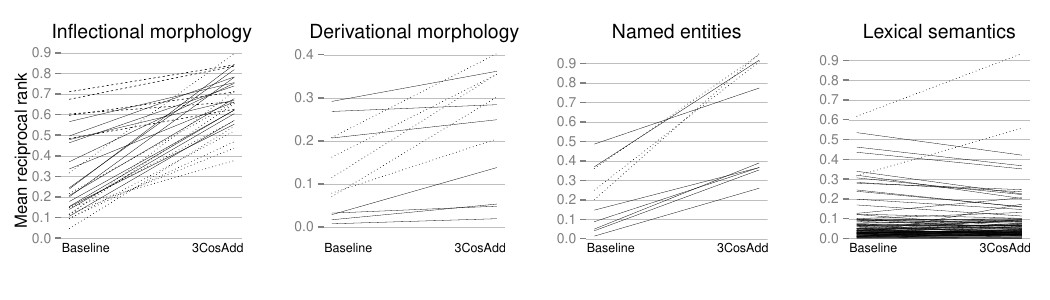

Write R code to recreate this figure.
library(ggplot2)

source('multiplot.r')

lex = c(1:20, 23:25, 27:35, 47:51, 57:66, 86:94, 101:115, 118:141)
infl = c(69:71, 73:85, 95:100, 116:117, 142:147)
deriv = c(37:46, 67, 68)
named = c(21, 22, 26, 36, 52:56, 72)

# within categories:

# inflectional
adj = c(1, 2, 9, 10, 17:22)
noun = c(5, 7, 8, 23, 24)
verb = c(3, 4, 6, 11:16, 25:30)

# derivational
lexchange = c(1, 2, 4, 6, 7, 8, 12)
nolexchange = c(3, 5, 9, 10, 11)

# lexical
gender = c(42, 46)
nongender = c(1:41, 43:45, 47:95)

# named entity
countrycap = c(1,2,5)
noncountrycap = c(3,4,6,7,8,9,10)


plotdata = data.frame(baserr.agg[,2], addrr.agg[,2], addrr.agg[,1])

colnames(plotdata) <- c("baseline", "cosadd", "category")

baseline.i = baserr.agg[infl, 2]
cosadd.i = addrr.agg[infl, 2]
baseline.d = baserr.agg[deriv, 2]
cosadd.d = addrr.agg[deriv, 2]
baseline.n = baserr.agg[named, 2]
cosadd.n = addrr.agg[named, 2]
baseline.l = baserr.agg[lex, 2]
cosadd.l = addrr.agg[lex, 2]

p.i = ggplot()
p.i <- p.i + geom_segment(aes(x=0, xend=1, y=baseline.i[verb], yend=cosadd.i[verb]), lineend="round", size=.1)
p.i <- p.i + geom_segment(aes(x=0, xend=1, y=baseline.i[adj], yend=cosadd.i[adj]), lineend="round", size=.3, linetype='dotted')
p.i <- p.i + geom_segment(aes(x=0, xend=1, y=baseline.i[noun], yend=cosadd.i[noun]), lineend="round", size=.2, linetype='dashed')
p.i <- p.i + ggtitle("Inflectional morphology")

p.d = ggplot()
p.d <- p.d + geom_segment(aes(x=0, xend=1, y=baseline.d[nolexchange], yend=cosadd.d[nolexchange]), lineend="round", size=.3, linetype='dotted')
p.d <- p.d + geom_segment(aes(x=0, xend=1, y=baseline.d[lexchange], yend=cosadd.d[lexchange]), lineend="round", size=.1)
p.d <- p.d + ggtitle("Derivational morphology")

p.n = ggplot()
p.n <- p.n + geom_segment(aes(x=0, xend=1, y=baseline.n[countrycap], yend=cosadd.n[countrycap]), lineend="round", size=.3, linetype='dotted')
p.n <- p.n + geom_segment(aes(x=0, xend=1, y=baseline.n[noncountrycap], yend=cosadd.n[noncountrycap]), lineend="round", size=.1)
p.n <- p.n + ggtitle("Named entities")

p.l = ggplot()
p.l <- p.l + geom_segment(aes(x=0, xend=1, y=baseline.l[gender], yend=cosadd.l[gender]), lineend="round", size=.3, linetype='dotted')
p.l <- p.l + geom_segment(aes(x=0, xend=1, y=baseline.l[nongender], yend=cosadd.l[nongender]), lineend="round", size=.1)
p.l <- p.l + ggtitle("Lexical semantics")


offset=.1

p.i <- p.i + xlab("") + ylab("Mean reciprocal rank")
p.i <- p.i + annotate("text", x=offset, y=-.05, label="Baseline", size=3)
p.i <- p.i + annotate("text", x=1-offset, y=-.05, label="3CosAdd", size=3)
p.i <- p.i + theme(panel.background=element_blank())
p.i <- p.i + theme(panel.grid.minor.y=element_blank(), panel.grid.major.y=element_line(colour="grey", size=.1))
p.i <- p.i + theme(panel.grid.minor.x=element_blank(), panel.grid.major.x=element_blank())
p.i <- p.i + scale_y_continuous(breaks=c(0,.1,.2,.3,.4,.5,.6,.7,.8,.9,1))
p.i <- p.i + theme(axis.ticks.x=element_blank())
p.i <- p.i + theme(axis.text.x=element_blank())

#p.d <- p.d + xlab("") + ylab("Reciprocal rank")
p.d <- p.d + xlab("") + ylab("")
p.d <- p.d + annotate("text", x=offset, y=-.05, label="Baseline", size=3)
p.d <- p.d + annotate("text", x=1-offset, y=-.05, label="3CosAdd", size=3)
p.d <- p.d + theme(panel.background=element_blank())
p.d <- p.d + theme(panel.grid.minor.y=element_blank(), panel.grid.major.y=element_line(colour="grey", size=.1))
p.d <- p.d + theme(panel.grid.minor.x=element_blank(), panel.grid.major.x=element_blank())
p.d <- p.d + scale_y_continuous(breaks=c(0,.1,.2,.3,.4,.5,.6,.7,.8,.9,1))
p.d <- p.d + theme(axis.ticks.x=element_blank())
p.d <- p.d + theme(axis.text.x=element_blank())

#p.l <- p.l + xlab("") + ylab("Reciprocal rank")
p.l <- p.l + xlab("") + ylab("")
p.l <- p.l + annotate("text", x=offset, y=-.05, label="Baseline", size=3)
p.l <- p.l + annotate("text", x=1-offset, y=-.05, label="3CosAdd", size=3)
p.l <- p.l + theme(panel.background=element_blank())
p.l <- p.l + theme(panel.grid.minor.y=element_blank(), panel.grid.major.y=element_line(colour="grey", size=.1))
p.l <- p.l + theme(panel.grid.minor.x=element_blank(), panel.grid.major.x=element_blank())
p.l <- p.l + scale_y_continuous(breaks=c(0,.1,.2,.3,.4,.5,.6,.7,.8,.9,1))
p.l <- p.l + theme(axis.ticks.x=element_blank())
p.l <- p.l + theme(axis.text.x=element_blank())

#p.n <- p.n + xlab("") + ylab("Reciprocal rank")
p.n <- p.n + xlab("") + ylab("")
p.n <- p.n + annotate("text", x=offset, y=-.05, label="Baseline", size=3)
p.n <- p.n + annotate("text", x=1-offset, y=-.05, label="3CosAdd", size=3)
p.n <- p.n + theme(panel.background=element_blank())
p.n <- p.n + theme(panel.grid.minor.y=element_blank(), panel.grid.major.y=element_line(colour="grey", size=.1))
p.n <- p.n + theme(panel.grid.minor.x=element_blank(), panel.grid.major.x=element_blank())
p.n <- p.n + scale_y_continuous(breaks=c(0,.1,.2,.3,.4,.5,.6,.7,.8,.9,1))
p.n <- p.n + theme(axis.ticks.x=element_blank())
p.n <- p.n + theme(axis.text.x=element_blank())

pdf('slopegraph.pdf', width=10.5, height=3)
multiplot(p.i, p.d, p.n, p.l, cols=4)
dev.off()
